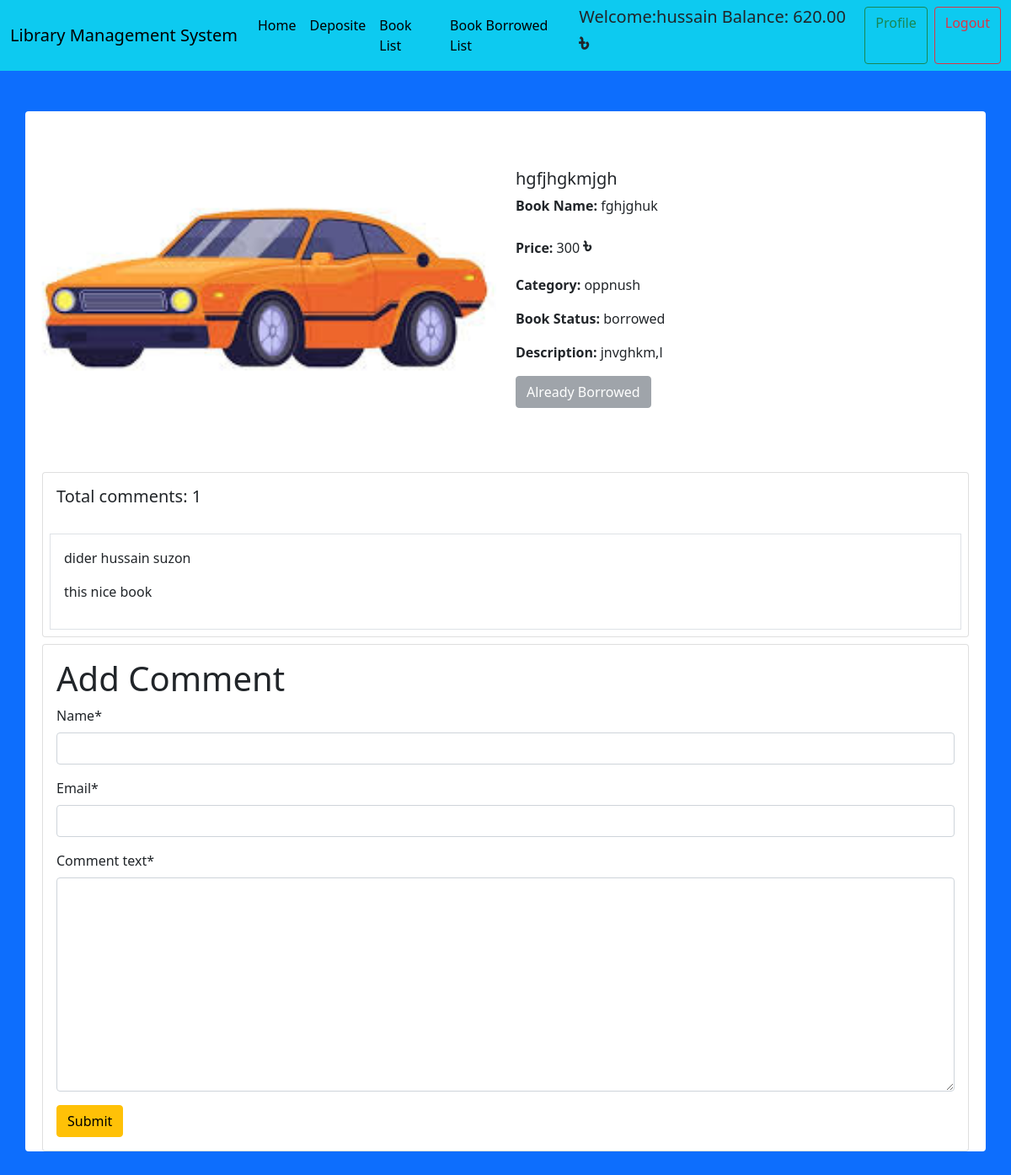
/library/userbookdetail/4/ (signed in), run on the app's committed database.
### book/models.py (models this page shows, shortened)
class UserAccount(models.Model):
    user = models.OneToOneField(User,related_name="account",on_delete=models.CASCADE)
    balance = models.DecimalField(max_digits=12, decimal_places=2, default=0)

class BookModel(models.Model):
    image = models.ImageField(upload_to= 'book/uploads/')
    BookName = models.CharField(max_length=100)
    BookPrice = models.IntegerField(default=None)
    bookTitle = models.CharField(max_length=100)
    BookDescription = models.TextField()
    Category = models.ForeignKey(CategoryModel,on_delete=models.CASCADE)
    Status = models.CharField(max_length=20, default="available")

class CategoryModel(models.Model):
    categoryName = models.CharField(max_length=100)
    slug = models.SlugField(unique=True, blank=True, null=True)

class UserComment(models.Model):
    comment = models.ForeignKey(BookModel,related_name="comments",on_delete=models.CASCADE)
    name = models.CharField(max_length=60)
    email = models.EmailField()
    comment_text = models.TextField()
    created_at = models.DateTimeField(auto_now_add=True)

### book/views.py (the view, shortened to what this page needs)
# urls.py: path('userbookdetail/<int:id>/',BookDetailView.as_view(), name = 'bookDetail'),
class BookDetailView(LoginRequiredMixin,DetailView):
    model = BookModel
    template_name = 'book/bookdetail.html'
    pk_url_kwarg = 'id'
    context_object_name = 'book'
    def get_context_data(self, **kwargs):
        context = super().get_context_data(**kwargs)
        book = self.get_object()
        context['comments'] = book.comments.all()
        context['comment_form'] = UserCommentForm()
        return context

### book/forms.py
class UserCommentForm(forms.ModelForm):
    class Meta:
        model = UserComment
        fields = ['name', 'email', 'comment_text']

### book/templates/book/bookdetail.html (shortened to what this page needs)
{% extends "core/base.html" %}
{% block content %}
<div class="container container my-5 bg-white rounded">
    <div class="row d-flex justify-content-center align-items-center">
        <div class="col-md-6">
            <img src="{{ book.image.url }}" alt="{{ book.BookName }}" style="height: 400px; object-fit: cover; width: 100%; margin:10px 1px;">
        </div>
        <div class="col-md-6">
            <h5 class="card-title">{{ book.bookTitle }}</h5>
            <p class="card-text"><strong>Book Name:</strong> {{ book.BookName }}</p>
            <p class="card-text"><strong>Price:</strong> {{ book.BookPrice }} <span style="font-size:25px; font-weight:bold;">৳</span></p>
            <p class="card-text"><strong>Category:</strong> {{ book.Category.categoryName }}</p>
            <p class="card-text"><strong>Book Status:</strong> {{ book.Status }}</p>
            <p class="card-text"><strong>Description:</strong> {{ book.BookDescription }}</p>
            {% if book.Status == 'available' %}
                <form method="POST" action="{% url 'bookborrow' id=book.id %}">
                    {% csrf_token %}
                    <button type="submit" class="btn btn-primary">Borrow Now</button>
                </form>
            {% elif book.Status == 'borrowed' %}
                <button class="btn btn-secondary" disabled>Already Borrowed</button>
            {% endif %}
        </div>
    </div>
    <div class="card m-2">
        <h5 class="p-3">Total comments: {{comments|length}}</h5>
        {%for comment in comments %}
        <div class="card-body border m-2">
           <p>{{comment.name}} {{comment.create_at}}</p>
           <p>{{comment.comment_text}}</p>
          </div>
          {%endfor %}
        </div>
      <div class="card m-2">
        <div class="card-body">
          <form method = "POST">
            {% load crispy_forms_tags %}
            <h1>Add Comment</h1>
            {{ comment_form | crispy}}
            <button type="submit" class="btn btn-warning">Submit</button>
          </form>
        </div>
      </div>
</div>
{% endblock %}

### core/templates/core/navbar.html (shortened to what this page needs)
<nav class="navbar navbar-expand-lg navbar-dark bg-info ">
    <div class="container-fluid">
      <a class="navbar-brand text-black" href="/">Library Management System</a>
      <div class="collapse navbar-collapse" id="navbarSupportedContent">
        <ul class="navbar-nav me-auto mb-2 mb-lg-0">
          <li class="nav-item">
            <a class="nav-link active text-black" aria-current="page" href="{% url 'homepage' %}">Home</a>
          </li>
           {% if request.user.is_authenticated%}
           <li class="nav-item">
            <a class="nav-link text-black" href="{% url 'userdeposite'%}">Deposite</a>
          </li>
           <li class="nav-item">
            <a class="nav-link text-black" href="{% url 'userbooklist'%}">Book List</a>
          </li>
           <li class="nav-item">
          <a class="nav-link text-black" href="{% url 'bookborrowlist' %}">Book Borrowed List</a>
          </li>
          </ul>
          <div class="d-flex">
            <h5>Welcome:{{request.user.first_name}}  Balance: {{request.user.account.balance}} <span style="font-size:30px; font-weight:bold;">৳</span></h5>
            <a href="{% url 'userprofile' %}" class="btn btn-outline-success mx-2">Profile</a>
            <a href="{% url 'userlogout'%}" class="btn btn-outline-danger">Logout</a>
          </div>
           {% else%}
          </ul>
          <div class="d-flex">
            <a href="{% url 'userregister'%}" class="btn btn-outline-primary mx-2">Register</a>
            <a href="{% url 'userlogin'%}" class="btn btn-outline-warning mx-2">Login</a>
          </div>
           {% endif%}
    </div>
  </nav>

### data on the page
BookModel: image (picture), bookTitle "hgfjhgkmjgh", BookName "fghjghuk", BookPrice "300", Category.categoryName "oppnush", Status "borrowed", BookDescription "jnvghkm,l"
UserComment: name "dider hussain suzon", comment_text "this nice book"

### other printed values
{{ request.user.first_name }} "hussain"
{{ request.user.account.balance }} "620.00"
{{ comments|length }} "1"
